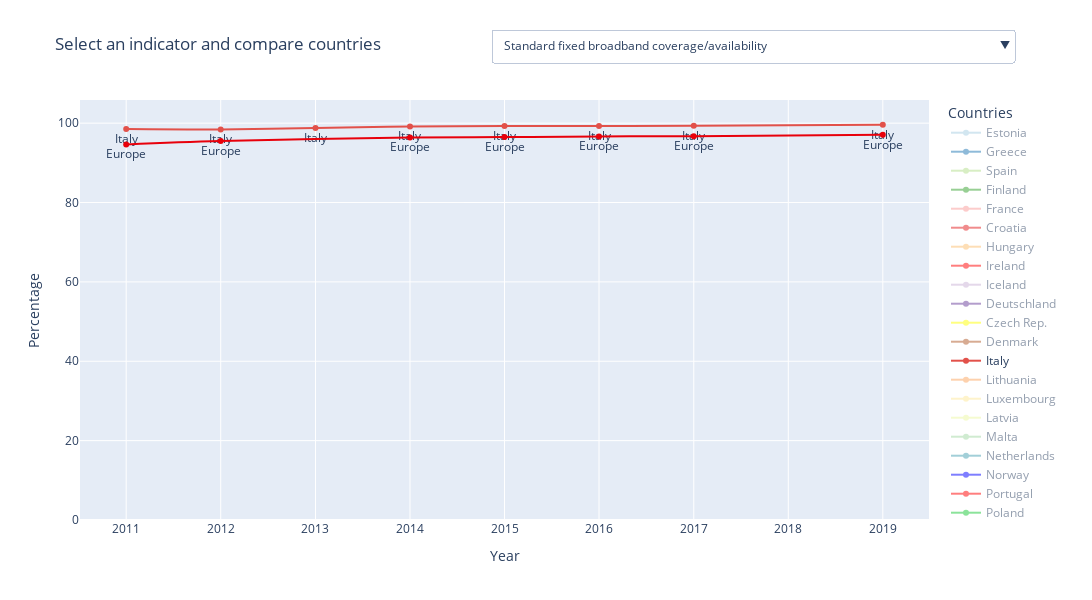

Here is the notebook cell this chart was saved with:
### Code cell
countries_list = [country for country in countries_mapping.values()]

# Get the x,y data of all the countries given a label
def get_data(label):
    x_data = []
    y_data = []
    for country in countries_list:
        data = key_indicators.loc[(key_indicators['indicator'] == label) & (key_indicators['ref_area'] == country)]
        # Check if there are multiple breakdowns: if so, keep only the 'total' one
        if len(data['breakdown'].unique()) > 1:
            if len(data['unit_measure'].unique()) > 1:
                data = data.loc[(data['breakdown'].str.contains('total')) & (data['unit_measure'] == 'pc_ind')]
            else:
                data = data.loc[(data['breakdown'].str.contains('total'))]
        data = data.sort_values('time_period')
        x_data.append(list(data['time_period']))
        y_data.append(list(data['value']))
    return x_data, y_data

current_indicator = labels[0]

# Build Figure
fig = go.FigureWidget()
palette = generate_rgb_colors() # Obtain n different hex colors, where n is the number of countries

for index, country in enumerate(countries_list):
    current_data = key_indicators.loc[(key_indicators['indicator'] == current_indicator) & (key_indicators['ref_area'] == country)]
    # Check if there are multiple breakdowns: if so, keep only the 'total' one
    if len(current_data['breakdown'].unique()) > 1:
        current_data = current_data.loc[current_data['breakdown'].str.contains('total')]
    current_data = current_data.sort_values('time_period')
    if (country == 'Italy') or (country == 'Europe'):
        visible = True
    else:
        visible = 'legendonly'
    fig.add_trace(go.Scatter(
        x=list(current_data['time_period']),
        y=list(current_data['value']),
        name=country,
        visible=visible,
        mode='lines+markers+text',
        textposition='bottom center',
        text=country,
        line=dict(color='rgb' + str(palette[index]), shape='spline', smoothing=1.0)))

# Create one button for each label
buttons = []
for index, label in enumerate(labels):
    x_data, y_data = get_data(label)
    btn = dict(label=label, method='update', args=[{'x': x_data, 'y': y_data}])
    buttons.append(btn)


fig.update_layout(width=1200, height=600, title='Select an indicator and compare countries',
                  xaxis_title='Year',
                  yaxis_title='Percentage',
                  legend_title_text='Countries',
                  showlegend=True,
                  updatemenus=[
                    dict(active=0, buttons=buttons, xanchor='right', yanchor='top', showactive=True, x=1.1, y=1.17)
                  ])

fig.update_yaxes(rangemode="tozero")

fig.show()

### Figure 1 — Plotly figure (JSON) as saved in the notebook; plotly's stock layout.template omitted (floating-point values rounded to 4 significant figures; data arrays with more than 128 entries replaced by an {"elided": "..."} marker saying what was removed)
{"data": [{"line": {"color": "rgb(0.6509803921568628, 0.807843137254902, 0.8901960784313725)", "shape": "spline", "smoothing": 1}, "mode": "lines+markers+text", "name": "Estonia", "text": "Estonia", "textposition": "bottom center", "type": "scatter", "uid": "ccfebce3-550d-476c-8681-4ba11fa567fe", "visible": "legendonly", "x": ["2011-01-01 00:00:00", "2012-01-01 00:00:00", "2013-01-01 00:00:00", "2014-01-01 00:00:00", "2015-01-01 00:00:00", "2016-01-01 00:00:00", "2017-01-01 00:00:00", "2019-01-01 00:00:00"], "y": [86.04, 84.1, 85.08, 86.05, 86.8, 90.89, 89.49, 90.94]}, {"line": {"color": "rgb(0.12156862745098039, 0.47058823529411764, 0.7058823529411765)", "shape": "spline", "smoothing": 1}, "mode": "lines+markers+text", "name": "Greece", "text": "Greece", "textposition": "bottom center", "type": "scatter", "uid": "1d04eaa4-d1e2-4164-b716-4aa7f795da06", "visible": "legendonly", "x": ["2011-01-01 00:00:00", "2012-01-01 00:00:00", "2013-01-01 00:00:00", "2014-01-01 00:00:00", "2015-01-01 00:00:00", "2016-01-01 00:00:00", "2017-01-01 00:00:00", "2019-01-01 00:00:00"], "y": [98.5, 99.07, 94.5, 95.1, 95.4, 95.64, 96.17, 99.47]}, {"line": {"color": "rgb(0.6980392156862745, 0.8745098039215686, 0.5411764705882353)", "shape": "spline", "smoothing": 1}, "mode": "lines+markers+text", "name": "Spain", "text": "Spain", "textposition": "bottom center", "type": "scatter", "uid": "b3222542-90da-4d1d-b92f-ea13787df692", "visible": "legendonly", "x": ["2011-01-01 00:00:00", "2012-01-01 00:00:00", "2013-01-01 00:00:00", "2014-01-01 00:00:00", "2015-01-01 00:00:00", "2016-01-01 00:00:00", "2017-01-01 00:00:00", "2019-01-01 00:00:00"], "y": [96.35, 95.08, 96.53, 95.09, 95.06, 95.5, 95.67, 95.64]}, {"line": {"color": "rgb(0.2, 0.6274509803921569, 0.17254901960784313)", "shape": "spline", "smoothing": 1}, "mode": "lines+markers+text", "name": "Finland", "text": "Finland", "textposition": "bottom center", "type": "scatter", "uid": "7df6c31a-b322-4310-8256-b4331a87f189", "visible": "legendonly", "x": ["2011-01-01 00:00:00", "2012-01-01 00:00:00", "2013-01-01 00:00:00", "2014-01-01 00:00:00", "2015-01-01 00:00:00", "2016-01-01 00:00:00", "2017-01-01 00:00:00", "2019-01-01 00:00:00"], "y": [95.05, 93.25, 96.7, 96.98, 96.98, 97, 97.01, 90.54]}, {"line": {"color": "rgb(0.984313725490196, 0.6039215686274509, 0.6)", "shape": "spline", "smoothing": 1}, "mode": "lines+markers+text", "name": "France", "text": "France", "textposition": "bottom center", "type": "scatter", "uid": "0d303a88-916c-4ffa-8bd0-cd596b68daa8", "visible": "legendonly", "x": ["2011-01-01 00:00:00", "2012-01-01 00:00:00", "2013-01-01 00:00:00", "2014-01-01 00:00:00", "2015-01-01 00:00:00", "2016-01-01 00:00:00", "2017-01-01 00:00:00", "2019-01-01 00:00:00"], "y": [99.4, 99.33, 99.7, 99.73, 99.76, 99.95, 100.0, 100.0]}, {"line": {"color": "rgb(0.8901960784313725, 0.10196078431372549, 0.10980392156862745)", "shape": "spline", "smoothing": 1}, "mode": "lines+markers+text", "name": "Croatia", "text": "Croatia", "textposition": "bottom center", "type": "scatter", "uid": "ba9e0eaa-4ead-4626-96eb-69c4e73165c2", "visible": "legendonly", "x": ["2011-01-01 00:00:00", "2012-01-01 00:00:00", "2013-01-01 00:00:00", "2014-01-01 00:00:00", "2015-01-01 00:00:00", "2016-01-01 00:00:00", "2017-01-01 00:00:00", "2019-01-01 00:00:00"], "y": [null, 94.15, 96.06, 96.58, 96.86, 96.98, 99.27, 99.87]}, {"line": {"color": "rgb(0.9921568627450981, 0.7490196078431373, 0.43529411764705883)", "shape": "spline", "smoothing": 1}, "mode": "lines+markers+text", "name": "Hungary", "text": "Hungary", "textposition": "bottom center", "type": "scatter", "uid": "979e7ac3-fe12-4573-8445-615a20a90215", "visible": "legendonly", "x": ["2011-01-01 00:00:00", "2012-01-01 00:00:00", "2013-01-01 00:00:00", "2014-01-01 00:00:00", "2015-01-01 00:00:00", "2016-01-01 00:00:00", "2017-01-01 00:00:00", "2019-01-01 00:00:00"], "y": [89.39, 91.84, 94.35, 94.37, 95.24, 95.24, 95.25, 95.48]}, {"line": {"color": "rgb(1.0, 0.4980392156862745, 0.0)", "shape": "spline", "smoothing": 1}, "mode": "lines+markers+text", "name": "Ireland", "text": "Ireland", "textposition": "bottom center", "type": "scatter", "uid": "ede1cd5e-bbea-483b-9525-77681d517494", "visible": "legendonly", "x": ["2011-01-01 00:00:00", "2012-01-01 00:00:00", "2013-01-01 00:00:00", "2014-01-01 00:00:00", "2015-01-01 00:00:00", "2016-01-01 00:00:00", "2017-01-01 00:00:00", "2019-01-01 00:00:00"], "y": [94.49, 97.08, 96.25, 96.26, 96.27, 96.27, 97.36, 97.85]}, {"line": {"color": "rgb(0.792156862745098, 0.6980392156862745, 0.8392156862745098)", "shape": "spline", "smoothing": 1}, "mode": "lines+markers+text", "name": "Iceland", "text": "Iceland", "textposition": "bottom center", "type": "scatter", "uid": "60234eed-7a34-4051-8ef2-cefed5a05d46", "visible": "legendonly", "x": ["2011-01-01 00:00:00", "2012-01-01 00:00:00", "2013-01-01 00:00:00", "2014-01-01 00:00:00", "2015-01-01 00:00:00", "2016-01-01 00:00:00", "2017-01-01 00:00:00", "2019-01-01 00:00:00"], "y": [94.42, 94.42, 96.6, 95.16, 95.2, 95.61, 96.66, 99.54]}, {"line": {"color": "rgb(0.41568627450980394, 0.23921568627450981, 0.6039215686274509)", "shape": "spline", "smoothing": 1}, "mode": "lines+markers+text", "name": "Deutschland", "text": "Deutschland", "textposition": "bottom center", "type": "scatter", "uid": "5bc0b2b7-c314-44f4-9b5c-7aee8b93653a", "visible": "legendonly", "x": ["2011-01-01 00:00:00", "2012-01-01 00:00:00", "2013-01-01 00:00:00", "2014-01-01 00:00:00", "2015-01-01 00:00:00", "2016-01-01 00:00:00", "2017-01-01 00:00:00", "2019-01-01 00:00:00"], "y": [95.7, 96.6, 96.6, 97, 97.4, 97.7, 97.7, 98.55]}, {"line": {"color": "rgb(1.0, 1.0, 0.6)", "shape": "spline", "smoothing": 1}, "mode": "lines+markers+text", "name": "Czech Rep.", "text": "Czech Rep.", "textposition": "bottom center", "type": "scatter", "uid": "b7e70932-812d-44e7-b602-906fa8f4eac4", "visible": "legendonly", "x": ["2011-01-01 00:00:00", "2012-01-01 00:00:00", "2013-01-01 00:00:00", "2014-01-01 00:00:00", "2015-01-01 00:00:00", "2016-01-01 00:00:00", "2017-01-01 00:00:00", "2019-01-01 00:00:00"], "y": [94.5, 98.12, 97.5, 97.5, 97.55, 98.88, 98.44, 97.43]}, {"line": {"color": "rgb(0.6941176470588235, 0.34901960784313724, 0.1568627450980392)", "shape": "spline", "smoothing": 1}, "mode": "lines+markers+text", "name": "Denmark", "text": "Denmark", "textposition": "bottom center", "type": "scatter", "uid": "29ca2529-9c9a-4ff9-a4c4-044bc7550313", "visible": "legendonly", "x": ["2011-01-01 00:00:00", "2012-01-01 00:00:00", "2013-01-01 00:00:00", "2014-01-01 00:00:00", "2015-01-01 00:00:00", "2016-01-01 00:00:00", "2017-01-01 00:00:00", "2019-01-01 00:00:00"], "y": [99, 98.33, 99.11, 99.11, 99.0, 99.32, 99.5, 99]}, {"line": {"color": "rgb(0.8853517877739331, 0.3190311418685121, 0.29042675893886966)", "shape": "spline", "smoothing": 1}, "mode": "lines+markers+text", "name": "Italy", "text": "Italy", "textposition": "bottom center", "type": "scatter", "uid": "d33af684-379b-4fc6-97c6-b9ad1d692ad5", "visible": true, "x": ["2011-01-01 00:00:00", "2012-01-01 00:00:00", "2013-01-01 00:00:00", "2014-01-01 00:00:00", "2015-01-01 00:00:00", "2016-01-01 00:00:00", "2017-01-01 00:00:00", "2019-01-01 00:00:00"], "y": [98.5, 98.41, 98.77, 99.15, 99.27, 99.27, 99.35, 99.6]}, {"line": {"color": "rgb(0.9873125720876587, 0.6473663975394078, 0.3642445213379469)", "shape": "spline", "smoothing": 1}, "mode": "lines+markers+text", "name": "Lithuania", "text": "Lithuania", "textposition": "bottom center", "type": "scatter", "uid": "3f42434c-4797-42ae-b0fa-875b8f621a4a", "visible": "legendonly", "x": ["2011-01-01 00:00:00", "2012-01-01 00:00:00", "2013-01-01 00:00:00", "2014-01-01 00:00:00", "2015-01-01 00:00:00", "2016-01-01 00:00:00", "2017-01-01 00:00:00", "2019-01-01 00:00:00"], "y": [88.4, 96.79, 79.6, 80.1, 80.6, 81.03, 82.02, 85.09]}, {"line": {"color": "rgb(0.9971549404075356, 0.9118031526336025, 0.6010765090349866)", "shape": "spline", "smoothing": 1}, "mode": "lines+markers+text", "name": "Luxembourg", "text": "Luxembourg", "textposition": "bottom center", "type": "scatter", "uid": "7c033b57-e1a8-426e-a630-f8b310843840", "visible": "legendonly", "x": ["2011-01-01 00:00:00", "2012-01-01 00:00:00", "2013-01-01 00:00:00", "2014-01-01 00:00:00", "2015-01-01 00:00:00", "2016-01-01 00:00:00", "2017-01-01 00:00:00", "2019-01-01 00:00:00"], "y": [99.8, 99.88, 99.99, 99.98, 99.98, 99.98, 99.98, 100]}, {"line": {"color": "rgb(0.9288735101883892, 0.9715494040753557, 0.6380622837370243)", "shape": "spline", "smoothing": 1}, "mode": "lines+markers+text", "name": "Latvia", "text": "Latvia", "textposition": "bottom center", "type": "scatter", "uid": "3785b8b3-21f0-47e8-aa66-51439be5647c", "visible": "legendonly", "x": ["2011-01-01 00:00:00", "2012-01-01 00:00:00", "2013-01-01 00:00:00", "2014-01-01 00:00:00", "2015-01-01 00:00:00", "2016-01-01 00:00:00", "2017-01-01 00:00:00", "2019-01-01 00:00:00"], "y": [75.52, 82.86, 91.65, 91.94, 92.51, 92.6, 92.84, 94.03]}, {"line": {"color": "rgb(0.6334486735870821, 0.8521337946943485, 0.6436755094194541)", "shape": "spline", "smoothing": 1}, "mode": "lines+markers+text", "name": "Malta", "text": "Malta", "textposition": "bottom center", "type": "scatter", "uid": "9117f15a-f82b-445a-b484-072c34070bd3", "visible": "legendonly", "x": ["2011-01-01 00:00:00", "2012-01-01 00:00:00", "2013-01-01 00:00:00", "2014-01-01 00:00:00", "2015-01-01 00:00:00", "2016-01-01 00:00:00", "2017-01-01 00:00:00", "2019-01-01 00:00:00"], "y": [99.9, 100.0, 99.98, 100, 100, 100, 100, 100]}, {"line": {"color": "rgb(0.2800461361014994, 0.6269896193771626, 0.7024221453287197)", "shape": "spline", "smoothing": 1}, "mode": "lines+markers+text", "name": "Netherlands", "text": "Netherlands", "textposition": "bottom center", "type": "scatter", "uid": "b7eb6b77-603b-4842-97e7-c7d07181b777", "visible": "legendonly", "x": ["2011-01-01 00:00:00", "2012-01-01 00:00:00", "2013-01-01 00:00:00", "2014-01-01 00:00:00", "2015-01-01 00:00:00", "2016-01-01 00:00:00", "2017-01-01 00:00:00", "2019-01-01 00:00:00"], "y": [100, 100, 99.99, 99.5, 99.5, 99.5, 99.5, 99.5]}, {"line": {"color": "rgb(0.00784313725490196, 0.24313725490196078, 1.0)", "shape": "spline", "smoothing": 1}, "mode": "lines+markers+text", "name": "Norway", "text": "Norway", "textposition": "bottom center", "type": "scatter", "uid": "d19f918a-8834-487b-a89e-0b250f543293", "visible": "legendonly", "x": ["2011-01-01 00:00:00", "2012-01-01 00:00:00", "2013-01-01 00:00:00", "2014-01-01 00:00:00", "2015-01-01 00:00:00", "2016-01-01 00:00:00", "2017-01-01 00:00:00", "2019-01-01 00:00:00"], "y": [95.9, 96.31, 96.75, 95.18, 94.73, 95.35, 94.41, 98.65]}, {"line": {"color": "rgb(1.0, 0.48627450980392156, 0.0)", "shape": "spline", "smoothing": 1}, "mode": "lines+markers+text", "name": "Portugal", "text": "Portugal", "textposition": "bottom center", "type": "scatter", "uid": "f1e0e2ed-7e2b-47a1-b937-7cc9e61c2172", "visible": "legendonly", "x": ["2011-01-01 00:00:00", "2012-01-01 00:00:00", "2013-01-01 00:00:00", "2014-01-01 00:00:00", "2015-01-01 00:00:00", "2016-01-01 00:00:00", "2017-01-01 00:00:00", "2019-01-01 00:00:00"], "y": [99.5, 99.55, 95.1, 94.8, 94.6, 94.3, 93.49, 94.86]}, {"line": {"color": "rgb(0.10196078431372549, 0.788235294117647, 0.2196078431372549)", "shape": "spline", "smoothing": 1}, "mode": "lines+markers+text", "name": "Poland", "text": "Poland", "textposition": "bottom center", "type": "scatter", "uid": "babae0f0-b897-4ba8-8e1e-3204733cf6ac", "visible": "legendonly", "x": ["2011-01-01 00:00:00", "2012-01-01 00:00:00", "2013-01-01 00:00:00", "2014-01-01 00:00:00", "2015-01-01 00:00:00", "2016-01-01 00:00:00", "2017-01-01 00:00:00", "2019-01-01 00:00:00"], "y": [65.35, 69.05, 79.1, 79.6, 80.2, 80.93, 81.46, 83.46]}, {"line": {"color": "rgb(0.9098039215686274, 0.0, 0.043137254901960784)", "shape": "spline", "smoothing": 1}, "mode": "lines+markers+text", "name": "Europe", "text": "Europe", "textposition": "bottom center", "type": "scatter", "uid": "c43e9fcd-b7b7-4b0c-8be1-dd3797518693", "visible": true, "x": ["2011-01-01 00:00:00", "2012-01-01 00:00:00", "2014-01-01 00:00:00", "2015-01-01 00:00:00", "2016-01-01 00:00:00", "2017-01-01 00:00:00", "2019-01-01 00:00:00"], "y": [94.62, 95.47, 96.37, 96.49, 96.67, 96.72, 97.07]}, {"line": {"color": "rgb(0.5450980392156862, 0.16862745098039217, 0.8862745098039215)", "shape": "spline", "smoothing": 1}, "mode": "lines+markers+text", "name": "Romania", "text": "Romania", "textposition": "bottom center", "type": "scatter", "uid": "25795160-233c-49ea-8ad1-177d7a1ac4f0", "visible": "legendonly", "x": ["2011-01-01 00:00:00", "2012-01-01 00:00:00", "2013-01-01 00:00:00", "2014-01-01 00:00:00", "2015-01-01 00:00:00", "2016-01-01 00:00:00", "2017-01-01 00:00:00", "2019-01-01 00:00:00"], "y": [86.82, 85.97, 90.0, 89.41, 88.76, 88.6, 88.15, 87.35]}, {"line": {"color": "rgb(0.6235294117647059, 0.2823529411764706, 0.0)", "shape": "spline", "smoothing": 1}, "mode": "lines+markers+text", "name": "Sweden", "text": "Sweden", "textposition": "bottom center", "type": "scatter", "uid": "02839f04-babb-4b7f-b15b-eb94669c511a", "visible": "legendonly", "x": ["2011-01-01 00:00:00", "2012-01-01 00:00:00", "2013-01-01 00:00:00", "2014-01-01 00:00:00", "2015-01-01 00:00:00", "2016-01-01 00:00:00", "2017-01-01 00:00:00", "2019-01-01 00:00:00"], "y": [98.05, 98.54, 99.02, 98.97, 98.97, 98.98, 98.5, 97.33]}, {"line": {"color": "rgb(0.9450980392156862, 0.2980392156862745, 0.7568627450980392)", "shape": "spline", "smoothing": 1}, "mode": "lines+markers+text", "name": "Slovenia", "text": "Slovenia", "textposition": "bottom center", "type": "scatter", "uid": "25401730-889c-4f96-9776-dae6f3d12337", "visible": "legendonly", "x": ["2011-01-01 00:00:00", "2012-01-01 00:00:00", "2013-01-01 00:00:00", "2014-01-01 00:00:00", "2015-01-01 00:00:00", "2016-01-01 00:00:00", "2017-01-01 00:00:00", "2019-01-01 00:00:00"], "y": [75.76, 84.3, 95.19, 95.39, 95.46, 97.71, 97.8, 98.75]}, {"line": {"color": "rgb(0.6392156862745098, 0.6392156862745098, 0.6392156862745098)", "shape": "spline", "smoothing": 1}, "mode": "lines+markers+text", "name": "Slovakia", "text": "Slovakia", "textposition": "bottom center", "type": "scatter", "uid": "b5f9d1e0-2ddf-43b3-8659-7c6e2085acb3", "visible": "legendonly", "x": ["2011-01-01 00:00:00", "2012-01-01 00:00:00", "2013-01-01 00:00:00", "2014-01-01 00:00:00", "2015-01-01 00:00:00", "2016-01-01 00:00:00", "2017-01-01 00:00:00", "2019-01-01 00:00:00"], "y": [75, 75.22, 86.52, 86.82, 86.33, 88.02, 88.28, 89.69]}, {"line": {"color": "rgb(1.0, 0.7686274509803922, 0.0)", "shape": "spline", "smoothing": 1}, "mode": "lines+markers+text", "name": "United Kingdom", "text": "United Kingdom", "textposition": "bottom center", "type": "scatter", "uid": "66385e25-164a-4871-9707-8a36e9e3f1c8", "visible": "legendonly", "x": ["2011-01-01 00:00:00", "2012-01-01 00:00:00", "2013-01-01 00:00:00", "2014-01-01 00:00:00", "2015-01-01 00:00:00", "2016-01-01 00:00:00", "2017-01-01 00:00:00", "2019-01-01 00:00:00"], "y": [99.56, 99.8, 99.98, 99.98, 99.98, 99.52, 99.9, 100]}, {"line": {"color": "rgb(0.0, 0.8431372549019608, 1.0)", "shape": "spline", "smoothing": 1}, "mode": "lines+markers+text", "name": "Austria", "text": "Austria", "textposition": "bottom center", "type": "scatter", "uid": "1dbf42ed-aac1-48da-8078-0c505d0340ef", "visible": "legendonly", "x": ["2011-01-01 00:00:00", "2012-01-01 00:00:00", "2013-01-01 00:00:00", "2014-01-01 00:00:00", "2015-01-01 00:00:00", "2016-01-01 00:00:00", "2017-01-01 00:00:00", "2019-01-01 00:00:00"], "y": [98.18, 98.87, 99.13, 99.25, 99.25, 98.43, 98.45, 99.29]}, {"line": {"color": "rgb(0.10588235294117647, 0.6196078431372549, 0.4666666666666667)", "shape": "spline", "smoothing": 1}, "mode": "lines+markers+text", "name": "Belgium", "text": "Belgium", "textposition": "bottom center", "type": "scatter", "uid": "0507a531-2d01-4792-b1f4-a9b2f1965483", "visible": "legendonly", "x": ["2011-01-01 00:00:00", "2012-01-01 00:00:00", "2013-01-01 00:00:00", "2014-01-01 00:00:00", "2015-01-01 00:00:00", "2016-01-01 00:00:00", "2017-01-01 00:00:00", "2019-01-01 00:00:00"], "y": [99.97, 99.96, 99.93, 99.92, 99.92, 99.93, 99.92, 99.98]}, {"line": {"color": "rgb(0.8509803921568627, 0.37254901960784315, 0.00784313725490196)", "shape": "spline", "smoothing": 1}, "mode": "lines+markers+text", "name": "Bulgaria", "text": "Bulgaria", "textposition": "bottom center", "type": "scatter", "uid": "70ff77ed-6b5a-4184-85e5-ea45824ee82d", "visible": "legendonly", "x": ["2011-01-01 00:00:00", "2012-01-01 00:00:00", "2013-01-01 00:00:00", "2014-01-01 00:00:00", "2015-01-01 00:00:00", "2016-01-01 00:00:00", "2017-01-01 00:00:00", "2019-01-01 00:00:00"], "y": [89.05, 89.64, 92.52, 95.11, 95.17, 95.2, 95.2, 95.56]}, {"line": {"color": "rgb(0.4588235294117647, 0.4392156862745098, 0.7019607843137254)", "shape": "spline", "smoothing": 1}, "mode": "lines+markers+text", "name": "Cyprus", "text": "Cyprus", "textposition": "bottom center", "type": "scatter", "uid": "2aee2c7b-a24c-4f37-ab6e-879823bdec05", "visible": "legendonly", "x": ["2011-01-01 00:00:00", "2012-01-01 00:00:00", "2013-01-01 00:00:00", "2014-01-01 00:00:00", "2015-01-01 00:00:00", "2016-01-01 00:00:00", "2017-01-01 00:00:00", "2019-01-01 00:00:00"], "y": [100, 100, 100.0, 100.0, 100.0, 100.0, 100.0, 100]}, {"line": {"color": "rgb(0.9058823529411765, 0.1607843137254902, 0.5411764705882353)", "shape": "spline", "smoothing": 1}, "mode": "lines+markers+text", "name": "Switzerland", "text": "Switzerland", "textposition": "bottom center", "type": "scatter", "uid": "7f0d3f21-c698-4031-bc05-3b9979d91d9d", "visible": "legendonly", "x": ["2011-01-01 00:00:00", "2012-01-01 00:00:00", "2013-01-01 00:00:00", "2014-01-01 00:00:00", "2015-01-01 00:00:00", "2016-01-01 00:00:00", "2017-01-01 00:00:00", "2019-01-01 00:00:00"], "y": [99.69, 99.82, 99.76, 99.78, 99.76, 99.77, 99.76, 99.77]}], "layout": {"height": 600, "legend": {"title": {"text": "Countries"}}, "showlegend": true, "title": {"text": "Select an indicator and compare countries"}, "updatemenus": [{"active": 0, "buttons": [{"args": [{"x": {"elided": "32 rows, 255 str values in total"}, "y": {"elided": "32 rows, 255 float values in total"}}], "label": "Standard fixed broadband coverage/availability", "method": "update"}, {"args": [{"x": {"elided": "32 rows, 255 str values in total"}, "y": {"elided": "32 rows, 255 float values in total"}}], "label": "NGA broadband coverage/availability", "method": "update"}, {"args": [{"x": {"elided": "32 rows, 468 str values in total"}, "y": {"elided": "32 rows, 468 float values in total"}}], "label": "Households with a broadband connection", "method": "update"}, {"args": [{"x": {"elided": "32 rows, 282 str values in total"}, "y": {"elided": "32 rows, 282 float values in total"}}], "label": "Households with fixed broadband connection", "method": "update"}, {"args": [{"x": {"elided": "32 rows, 408 str values in total"}, "y": {"elided": "32 rows, 408 float values in total"}}], "label": "Share of fixed broadband subscriptions >= 100 Mbps", "method": "update"}, {"args": [{"x": {"elided": "32 rows, 235 str values in total"}, "y": {"elided": "32 rows, 235 float values in total"}}], "label": "Households with no access to Internet at home, because the costs are too high", "method": "update"}, {"args": [{"x": {"elided": "32 rows, 255 str values in total"}, "y": {"elided": "32 rows, 255 float values in total"}}], "label": "4G mobile broadband coverage", "method": "update"}, {"args": [{"x": {"elided": "32 rows, 490 str values in total"}, "y": {"elided": "32 rows, 490 float values in total"}}], "label": "Households with access to the Internet at home", "method": "update"}, {"args": [{"x": {"elided": "32 rows, 429 str values in total"}, "y": {"elided": "32 rows, 429 float values in total"}}], "label": "Individuals who have never used the internet", "method": "update"}, {"args": [{"x": {"elided": "32 rows, 471 str values in total"}, "y": {"elided": "32 rows, 471 float values in total"}}], "label": "Individuals using online banking", "method": "update"}, {"args": [{"x": {"elided": "32 rows, 266 str values in total"}, "y": {"elided": "32 rows, 266 float values in total"}}], "label": "Individuals uploading self-created content to be shared", "method": "update"}, {"args": [{"x": {"elided": "32 rows, 218 str values in total"}, "y": {"elided": "32 rows, 218 float values in total"}}], "label": "Individuals participating in social networks, over the internet, last 3 months", "method": "update"}, {"args": [{"x": {"elided": "32 rows, 343 str values in total"}, "y": {"elided": "32 rows, 343 float values in total"}}], "label": "Individuals looking for a job or sending a job application", "method": "update"}, {"args": [{"x": {"elided": "32 rows, 292 str values in total"}, "y": {"elided": "32 rows, 292 float values in total"}}], "label": "Individuals doing an online course", "method": "update"}, {"args": [{"x": {"elided": "32 rows, 141 str values in total"}, "y": {"elided": "32 rows, 141 float values in total"}}], "label": "Individuals taking part in on-line consultations or voting to define civic or political issues", "method": "update"}, {"args": [{"x": {"elided": "32 rows, 344 str values in total"}, "y": {"elided": "32 rows, 344 float values in total"}}], "label": "Individuals interacting online with public authorities, last 12 months", "method": "update"}, {"args": [{"x": [["2016-01-01 00:00:00", "2017-01-01 00:00:00", "2019-01-01 00:00:00"], ["2016-01-01 00:00:00", "2017-01-01 00:00:00", "2019-01-01 00:00:00"], ["2016-01-01 00:00:00", "2017-01-01 00:00:00", "2019-01-01 00:00:00"], ["2016-01-01 00:00:00", "2017-01-01 00:00:00", "2019-01-01 00:00:00"], ["2016-01-01 00:00:00", "2017-01-01 00:00:00", "2019-01-01 00:00:00"], ["2016-01-01 00:00:00", "2017-01-01 00:00:00", "2019-01-01 00:00:00"], ["2016-01-01 00:00:00", "2017-01-01 00:00:00", "2019-01-01 00:00:00"], ["2016-01-01 00:00:00", "2017-01-01 00:00:00", "2019-01-01 00:00:00"], ["2017-01-01 00:00:00", "2019-01-01 00:00:00"], ["2016-01-01 00:00:00", "2017-01-01 00:00:00", "2019-01-01 00:00:00"], ["2016-01-01 00:00:00", "2017-01-01 00:00:00", "2019-01-01 00:00:00"], ["2016-01-01 00:00:00", "2017-01-01 00:00:00", "2019-01-01 00:00:00"], ["2016-01-01 00:00:00", "2019-01-01 00:00:00"], ["2016-01-01 00:00:00", "2017-01-01 00:00:00", "2019-01-01 00:00:00"], ["2016-01-01 00:00:00", "2017-01-01 00:00:00", "2019-01-01 00:00:00"], ["2016-01-01 00:00:00", "2017-01-01 00:00:00", "2019-01-01 00:00:00"], ["2016-01-01 00:00:00", "2017-01-01 00:00:00", "2019-01-01 00:00:00"], ["2016-01-01 00:00:00", "2017-01-01 00:00:00", "2019-01-01 00:00:00"], ["2016-01-01 00:00:00", "2017-01-01 00:00:00", "2019-01-01 00:00:00"], ["2016-01-01 00:00:00", "2017-01-01 00:00:00", "2019-01-01 00:00:00"], ["2016-01-01 00:00:00", "2017-01-01 00:00:00", "2019-01-01 00:00:00"], ["2015-01-01 00:00:00", "2016-01-01 00:00:00", "2017-01-01 00:00:00", "2019-01-01 00:00:00"], ["2016-01-01 00:00:00", "2017-01-01 00:00:00", "2019-01-01 00:00:00"], ["2016-01-01 00:00:00", "2017-01-01 00:00:00", "2019-01-01 00:00:00"], ["2016-01-01 00:00:00", "2017-01-01 00:00:00", "2019-01-01 00:00:00"], ["2016-01-01 00:00:00", "2017-01-01 00:00:00", "2019-01-01 00:00:00"], ["2016-01-01 00:00:00", "2017-01-01 00:00:00", "2019-01-01 00:00:00"], ["2016-01-01 00:00:00", "2017-01-01 00:00:00", "2019-01-01 00:00:00"], ["2016-01-01 00:00:00", "2017-01-01 00:00:00", "2019-01-01 00:00:00"], ["2016-01-01 00:00:00", "2017-01-01 00:00:00", "2019-01-01 00:00:00"], ["2016-01-01 00:00:00", "2017-01-01 00:00:00", "2019-01-01 00:00:00"], []], "y": [[61.02, 61.47, 62.46], [53.39, 52.14, 55.9], [56.4, 57.88, 59.28], [75.56, 76.18, 77.05], [58.91, 60.26, 60.06], [58.48, 44.08, 56.02], [54.13, 52.08, 50.62], [45.96, 49.44, 54.84], [86.64, 86.18], [69.91, 70.16, 71.75], [56.61, 62.44, 64.17], [78.87, 72.32, 70.36], [48.41, 45.36], [54.13, 57.0, 58.03], [88.37, 87.15, 67.85], [51.98, 48.9, 43.89], [51.91, 57.23, 57.5], [77.75, 80.44, 80.06], [75.59, 78.1, 83.07], [51.93, 54.64, 55.01], [47.14, 48.84, 46.09], [58.69, 59.08, 60.0, 60.57], [29.54, 31.52, 35.07], [69.72, 78.3, 73.53], [57.16, 56.92, 58.65], [57.17, 62.87, 55.56], [70.77, 72.92, 75.48], [68.99, 71.13, 68.5], [64.05, 63.01, 62.24], [28.31, 30.93, 30.9], [46.35, 54.36, 46.29], []]}], "label": "Individuals with at least basic digital skills in Software domain", "method": "update"}, {"args": [{"x": [["2006-01-01 00:00:00", "2007-01-01 00:00:00", "2011-01-01 00:00:00"], ["2005-01-01 00:00:00", "2006-01-01 00:00:00", "2007-01-01 00:00:00", "2011-01-01 00:00:00"], ["2006-01-01 00:00:00", "2007-01-01 00:00:00", "2011-01-01 00:00:00"], ["2005-01-01 00:00:00", "2006-01-01 00:00:00", "2007-01-01 00:00:00", "2011-01-01 00:00:00"], ["2006-01-01 00:00:00", "2007-01-01 00:00:00", "2011-01-01 00:00:00"], ["2007-01-01 00:00:00", "2011-01-01 00:00:00"], ["2005-01-01 00:00:00", "2006-01-01 00:00:00", "2007-01-01 00:00:00", "2011-01-01 00:00:00"], ["2006-01-01 00:00:00", "2007-01-01 00:00:00", "2011-01-01 00:00:00"], ["2005-01-01 00:00:00", "2006-01-01 00:00:00", "2007-01-01 00:00:00", "2011-01-01 00:00:00"], ["2005-01-01 00:00:00", "2006-01-01 00:00:00", "2007-01-01 00:00:00", "2011-01-01 00:00:00"], ["2006-01-01 00:00:00", "2007-01-01 00:00:00", "2011-01-01 00:00:00"], ["2006-01-01 00:00:00", "2007-01-01 00:00:00", "2011-01-01 00:00:00"], ["2005-01-01 00:00:00", "2006-01-01 00:00:00", "2007-01-01 00:00:00", "2011-01-01 00:00:00"], ["2005-01-01 00:00:00", "2006-01-01 00:00:00", "2007-01-01 00:00:00", "2011-01-01 00:00:00"], ["2005-01-01 00:00:00", "2006-01-01 00:00:00", "2007-01-01 00:00:00", "2011-01-01 00:00:00"], ["2005-01-01 00:00:00", "2006-01-01 00:00:00", "2007-01-01 00:00:00", "2011-01-01 00:00:00"], ["2005-01-01 00:00:00", "2006-01-01 00:00:00", "2007-01-01 00:00:00", "2011-01-01 00:00:00"], ["2005-01-01 00:00:00", "2006-01-01 00:00:00", "2007-01-01 00:00:00", "2011-01-01 00:00:00"], ["2005-01-01 00:00:00", "2006-01-01 00:00:00", "2007-01-01 00:00:00", "2011-01-01 00:00:00"], ["2005-01-01 00:00:00", "2006-01-01 00:00:00", "2007-01-01 00:00:00", "2011-01-01 00:00:00"], ["2005-01-01 00:00:00", "2006-01-01 00:00:00", "2007-01-01 00:00:00", "2011-01-01 00:00:00"], ["2005-01-01 00:00:00", "2006-01-01 00:00:00", "2007-01-01 00:00:00"], ["2006-01-01 00:00:00", "2007-01-01 00:00:00", "2011-01-01 00:00:00"], ["2005-01-01 00:00:00", "2006-01-01 00:00:00", "2007-01-01 00:00:00", "2011-01-01 00:00:00"], ["2005-01-01 00:00:00", "2006-01-01 00:00:00", "2007-01-01 00:00:00", "2011-01-01 00:00:00"], ["2005-01-01 00:00:00", "2006-01-01 00:00:00", "2007-01-01 00:00:00", "2011-01-01 00:00:00"], [], ["2006-01-01 00:00:00", "2007-01-01 00:00:00", "2011-01-01 00:00:00"], ["2006-01-01 00:00:00", "2007-01-01 00:00:00", "2011-01-01 00:00:00"], ["2006-01-01 00:00:00", "2007-01-01 00:00:00", "2011-01-01 00:00:00"], ["2005-01-01 00:00:00", "2006-01-01 00:00:00", "2007-01-01 00:00:00", "2011-01-01 00:00:00"], []], "y": [[27.6, 29.5, 35.68], [14.48, 16.92, 16.64, 21.84], [18.68, 19.87, 20.46], [29.45, 25.07, 26.55, 38.75], [18.01, 22.04, 32.04], [13.23, 20.9], [19.29, 24.38, 26.18, 30.56], [25.37, 23.64, 27.21], [34.3, 36.7, 44.51, 50.53], [22.17, 27.41, 27.13, 28.45], [20.78, 22.37, 30.81], [26.68, 26.41, 31.8], [11.49, 12.2, 13.86, 16.1], [21.57, 25.8, 27.84, 33.36], [26.27, 25.29, 26.78, 34.89], [23.47, 24.04, 29.38, 33.84], [16.28, 17.74, 18.68, 27.65], [17.75, 18.25, 15.98, 26.15], [26.76, 24.81, 21.92, 19.78], [16.51, 18.09, 21.66, 25.27], [23.41, 24.2, 24.55, 29.45], [20.4, 20.84, 21.97], [12.79, 13.4, 16.87], [22.53, 21.87, 32.27, 39.97], [24.41, 27.17, 28.01, 30.92], [24.19, 25.6, 27.46, 38.58], [], [22.02, 25.19, 32.04], [19.02, 20.18, 31.74], [15.64, 13.79, 19.69], [25.88, 25.12, 25.28, 36.07], []]}], "label": "Individuals who have obtained ICT skills through formal educational institutions", "method": "update"}], "showactive": true, "x": 1.1, "xanchor": "right", "y": 1.17, "yanchor": "top"}], "width": 1200, "xaxis": {"title": {"text": "Year"}}, "yaxis": {"rangemode": "tozero", "title": {"text": "Percentage"}}}}
